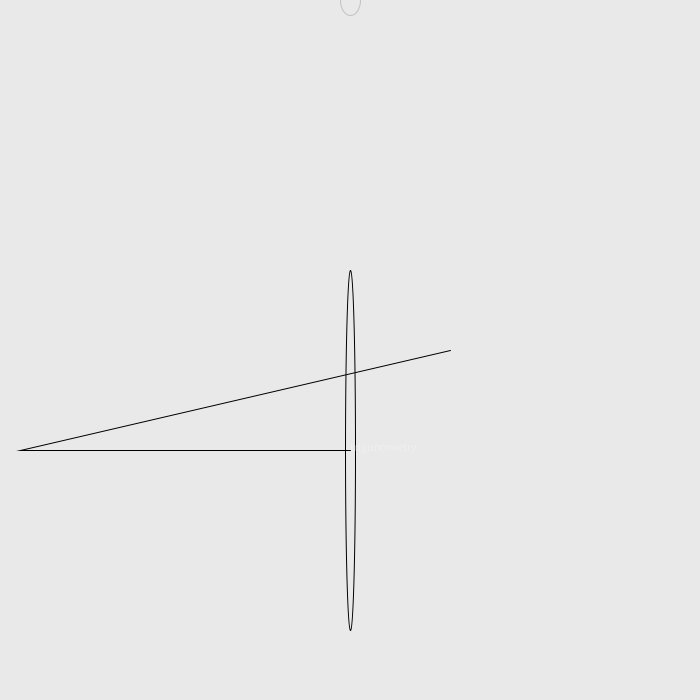
Frame 1 (no input)
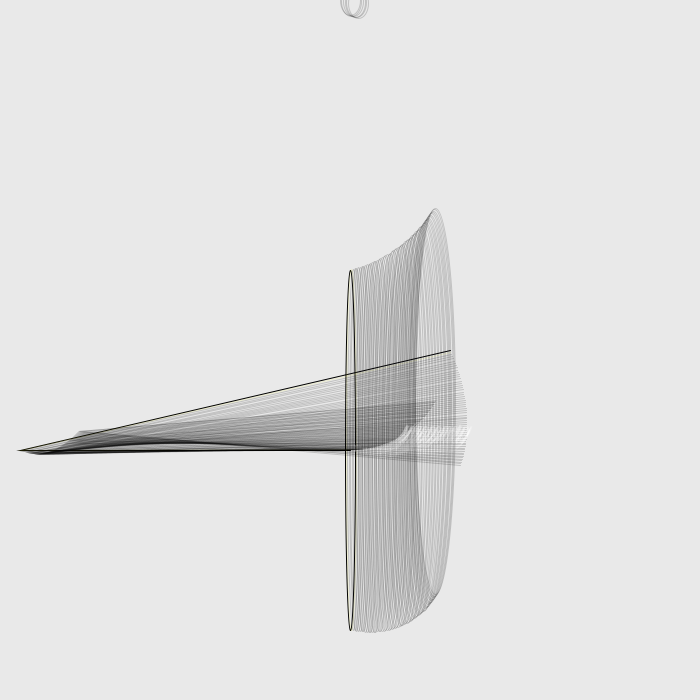
Frame 60 (the mouse pressed at the canvas centre just before this capture)
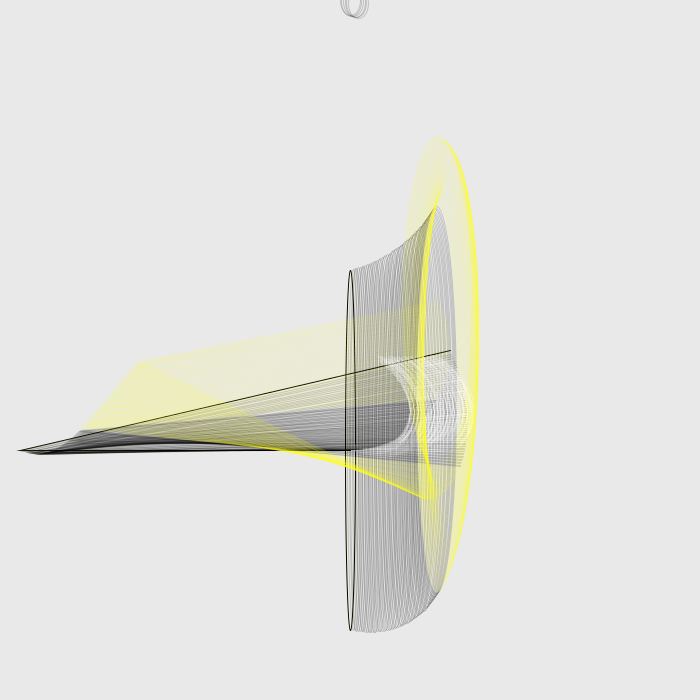
Frame 120 (the mouse held since frame 60 and released just before this capture)

The Processing sketch that drew these frames (run headless with seeded random() and noise(); from frame 60 on, the mouse is pressed at the canvas centre):

// Processing sketch: processing_23671
// ── processing_23671.pde

float x, y, z, angle, radius;

void setup(){
  background(233);
  size(700,700);
  frameRate(30);
  smooth();
}

void draw(){ 
  constrain(x, 1, 700);
  constrain(y, 1, 700);
  constrain(angle, 0, 360);
x=sin(radians(angle))*100+width/2;
y= cos(radians(angle))*100 +height/2;

noFill();
ellipse(x, y, 10+radius, 10-angle+x);
beginShape();
vertex(x, y); 
vertex(angle+20, y+radius);
vertex(angle+y, radius+x);
 endShape();
  angle++;
radius+=.5;
if(x<=360){
  stroke(0, 44);
  ellipse(x, radius,20,30);
}
if(y%2==0)
stroke(255,255,25, 33);
fill(255, 63);
text("trigonometry", x-radius, radius+y);
}
